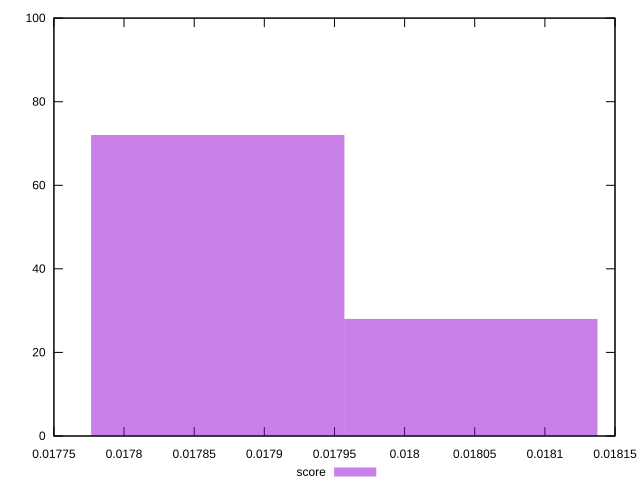

Write the gnuplot code that produced this figure.
reset
set terminal svg size 640, 490 enhanced background rgb 'white'
set output "report_00007_2020-12-11T15:55:29.892Z/total-byte-weight/samples/pages+cached+nointeractive/score/histogram.svg"

$score <<EOF
0.01795699535145365 28
0.017773760705010244 72
EOF

set key outside below
set boxwidth 0.00018323464644340459
set yrange [0:100]
set style fill transparent solid 0.5 noborder

plot \
  $score title "score" with boxes, \


reset
